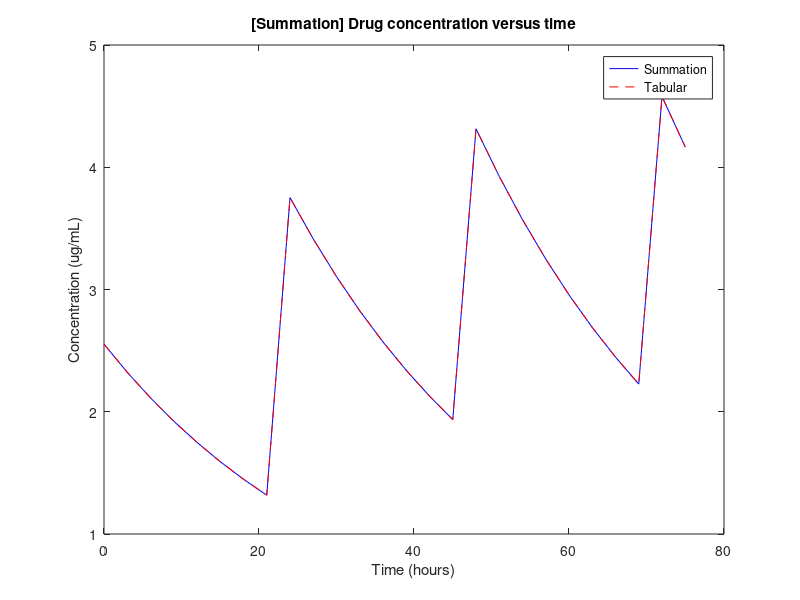

The MATLAB source for this figure:
%                        CMPU250 - Professor Eric Aaron
%                       Drug Simulation - Kyle Patterson
% March 2018

% Constants
dosage_in_mg = 100; % amount of drug in single dose of a pill
dosage_in_ug = dosage_in_mg * 1000;
absorbtion_frac = 0.12; % fraction of drug absorbed by pill
adult_plasma_in_l = 4.7;
adult_plasma_in_ml = adult_plasma_in_l * 1000;
halflife_drug = 22; % in hours
rate_constant = log(2) / halflife_drug; % Exponential decay: 1/2 = e^{-kt}

% Parameters
hours = 75;
% interval MUST be an integer or function will break
interval = 24; % number of hours between when each pill is taken
num_points = 25; % how many points to graph, including t = 0

% Intermediate calculations
sub_divisions = floor((num_points) / (hours/interval));
% Divisions is approximately equal to `num_points`.
divisions = (hours / interval) * sub_divisions;
delta_time = hours / divisions;

% initial concentration of drug added by each pill
init_conce = dosage_in_ug * absorbtion_frac / adult_plasma_in_ml;

% --- Summation method ---
% Graph generation
times = 0:delta_time:hours; % fill 1D array with numbers of hours passed
conces = zeros([1, length(times)]); % initialize empty array of dim(times)
k = rate_constant;
I = interval;
for i = 1:length(times)
    t = times(i);
    N = floor(t / interval) + 1; % number of pills
    sum_of_decays = exp(-k*t) * (exp(k*I*N) - 1) / (exp(k*I) - 1);
    conces(i) = sum_of_decays * init_conce;
end

% Plot graph
drug_conce = figure();
plot(times, conces, 'b', 'DisplayName', 'Summation');
title('[Summation] Drug concentration versus time')
xlabel('Time (hours)')
ylabel('Concentration (ug/mL)')
    
% Point calculation
% calculate concentration for given number of hours
% total number of pills taken in time in time interval
N = floor(hours / interval) + 1; % number of pills taken
sum_of_decays = exp(-k*t) * (exp(k*I*N) - 1) / (exp(k*I) - 1);
concentration = sum_of_decays * init_conce;

% There is no equivalent point calculation for the tabular method,
% since one must compute the intermediate values to reach a solution

% --- Tabular method ---
% Graph generation
times2 = 0:delta_time:hours; % fill 1D array with numbers of hours passed
conces2 = zeros([1, length(times2)]); % initialize empty array of dim(times)
conces2(1) = init_conce; % setup initial value
for i = 2:length(times2)
    t = times2(i);
    conces2(i) = (mod(t, interval) == 0) * init_conce + ...
        conces2(i - 1) * exp(-rate_constant * delta_time);
end

% Plot graph
hold;
plot(times2, conces2, '--r', 'DisplayName', 'Tabular');
xlabel('Time (hours)')
ylabel('Concentration (ug/mL)')
legend('show')

